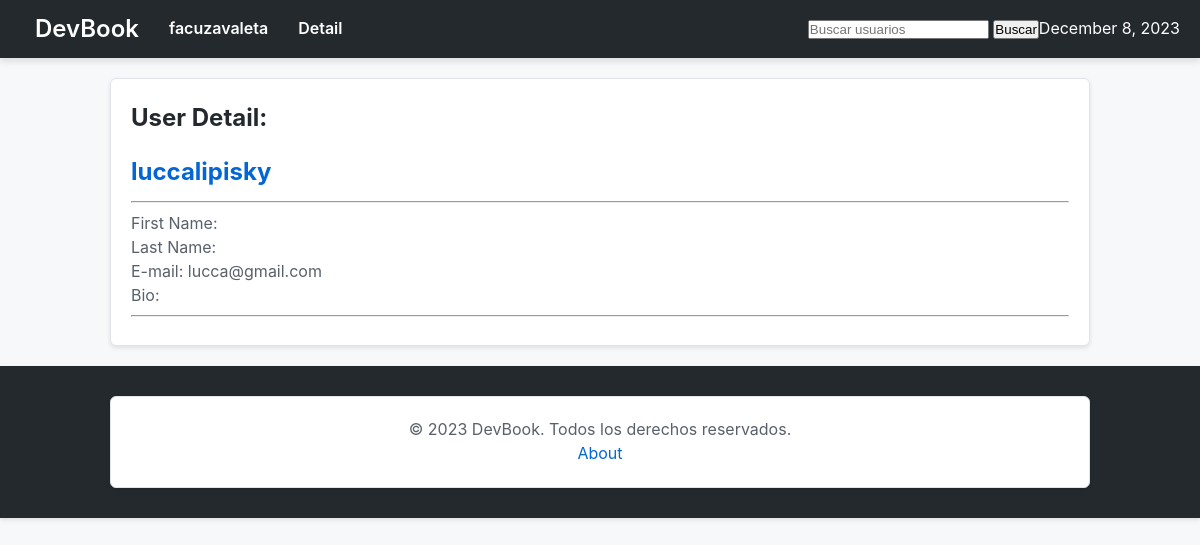
/luccalipisky/detail/ (signed in), run on an earlier commit of the app's database.
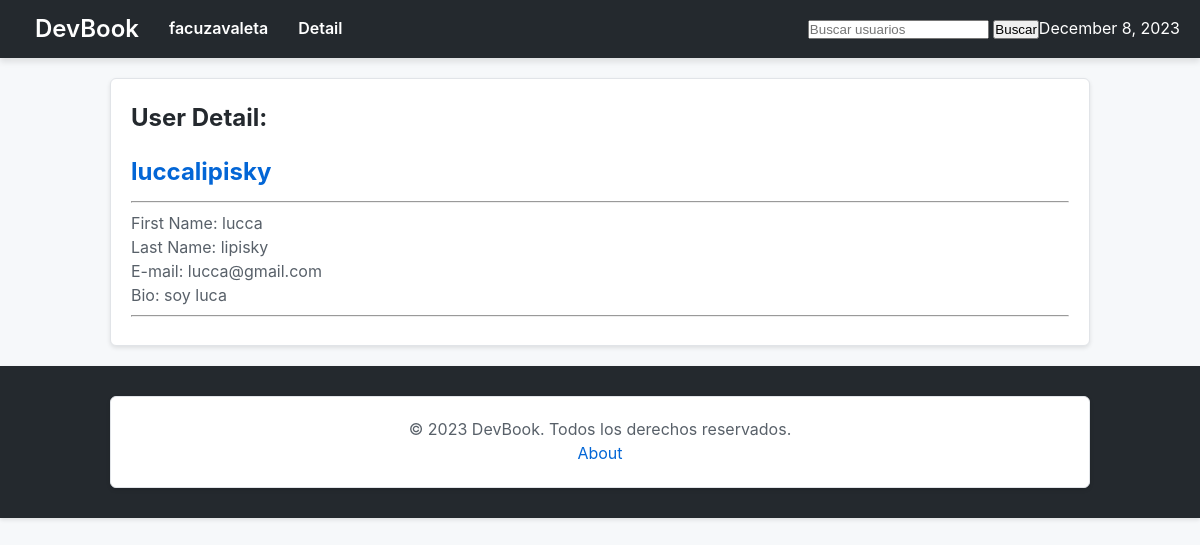
And on a later commit of the database.
### users/models.py (models this page shows, shortened)
class CustomUser(AbstractUser):
    email = models.EmailField(unique=True)
    bio = models.TextField(max_length=500, blank=True)
    image = models.ImageField(upload_to='profile_images/', null=True, blank=True)
    followers = models.ManyToManyField('self', symmetrical=False, related_name='following', blank=True)

### users/views.py (the view)
# urls.py: path('<str:username>/detail/', user_detail, name='user_detail'),
@login_required(login_url='login')
def user_detail(request, username):
    user = get_object_or_404(CustomUser, username=username)
    return render(request, 'users/user_detail.html', {'user': user, 'username': username})

### devbook/context_processors.py (called while the page is built)
def current_datetime(request):
    return {'current_datetime': datetime.now()}

### users/templates/users/user_detail.html (shortened to what this page needs)
{% extends 'base.html' %}
{% load static %}
{% block page_content %}
<section>
    <h1>User Detail:</h1> <h3>{{ user.username }}</h3>
    <hr>
    <p>First Name: {{ user.first_name }}</p>
    <p>Last Name: {{ user.last_name }}</p>
    <p>E-mail: {{ user.email }}</p>
    <p>Bio: {{ user.bio }}</p>
    <hr>
</section>
{% endblock %}

What changed in the data, as far as the page shows it:
changed CustomUser "luccalipisky": first_name (not shown) → "lucca"; last_name (not shown) → "lipisky"; bio (not shown) → "soy luca"
